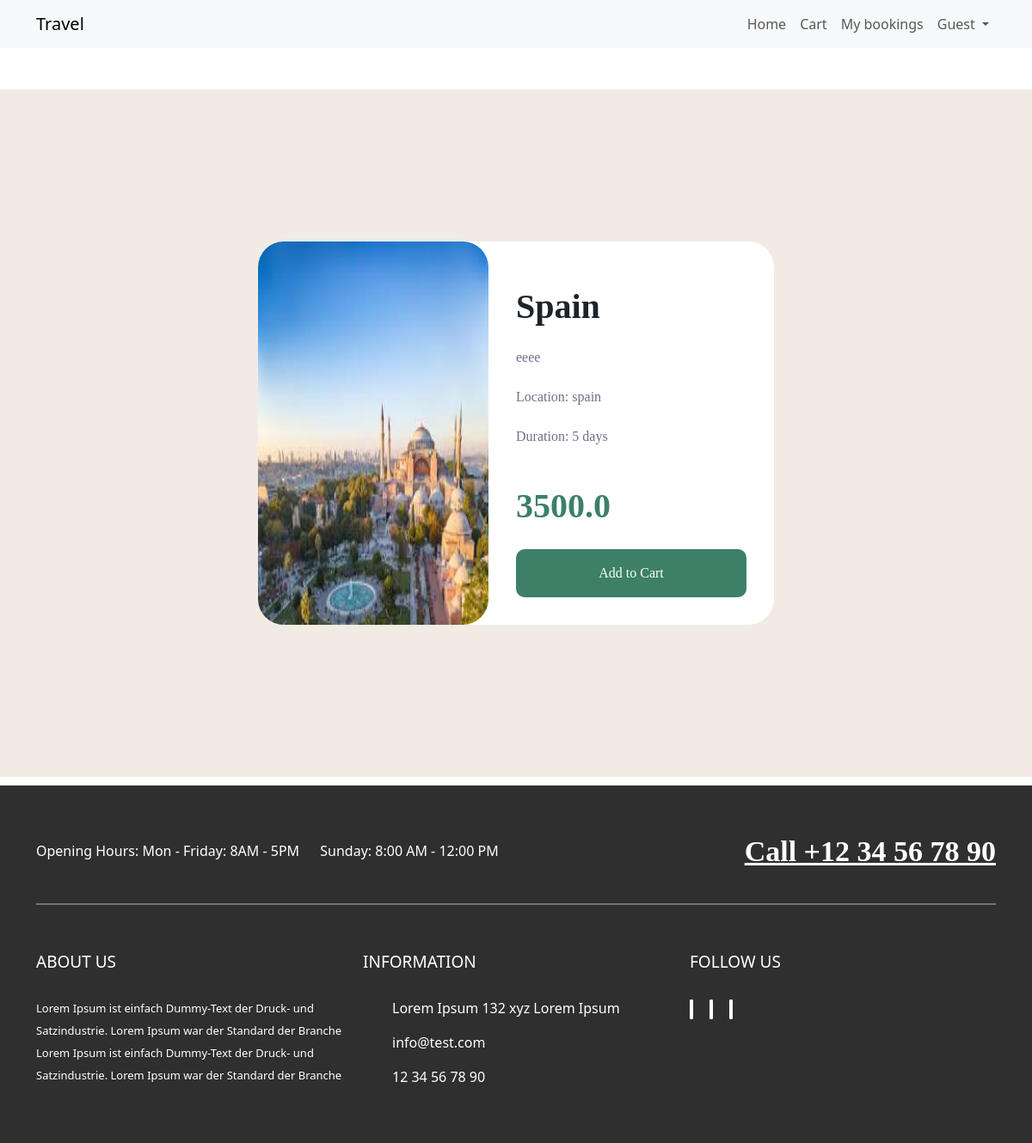
The page /travel/trip/3/view/ on the database its author committed.
### travel/models.py (models this page shows)
class Trip(models.Model):
    id = models.AutoField(primary_key=True)
    name = models.CharField(max_length=255)
    description = models.TextField()
    price = models.FloatField()
    duration_days = models.IntegerField()
    image = models.ImageField(null=True, blank=True, upload_to="trips/")
    location = models.CharField(max_length=255)

### travel/views.py (the view)
# urls.py: path('trip/<int:id>/view/', views.view_trip, name="view-trip"),
def view_trip(request, id):
    context = {
        'trip': Trip.objects.filter(id=id).first(),
    }
    return render(request, 'view-trip.html', context)

### travel/templates/view-trip.html (shortened to what this page needs)
{% extends "layouts/app.html" %}
{% load static %}
{% block content %}
  {% if trip %}
  <section class="view py-4">
    <article class="cards">
      <div class="left-card">
        <img
          class="poster-img1"
          src="{% if trip.image %}{{ trip.image.url }}{% else %}{% static 'no_image.jpg' %}{% endif %}"
          alt="{{ trip.name }}"
        />
      </div>
      <div class="right-card">
        <h1 class="main-title">{{ trip.name }}</h1>
        <p class="summary">
          {{ trip.description }}
        </p>
        <p class="summary">Location: {{ trip.location }}</p>
        <p class="summary">Duration: {{ trip.duration_days }} days</p>
        <div class="price">
          <p class="current-price">{{ trip.price }}</p>
        </div>
        <a href="{% url 'add_to_cart' trip.id %}" class="btn btn-sm btn-primary">Add to Cart</a>
      </div>
    </article>
  </section>
  {% endif %}
{% endblock %}

### travel/assets/style.css (style rules this page uses)
* { box-sizing: border-box; margin: 0; }
.view { font-family: "Montserrat", "Fraunces", "Open Sans", sans-serif; display: flex; justify-content: center; align-items: center; min-height: 100vh; background-color: #f2ebe3; }
.cards { width: 50vw; margin: 0 auto; display: flex; border-radius: 30px; background-color: #fff; }
.poster-img1 { width: 100%; height: 100%; border-radius: 30px; }
.left-card, .right-card { flex: 1; }
.right-card { margin: 2rem; display: flex; flex-direction: column; align-items: flex-start; overflow: hidden; }
.main-title { font-family: "Fraunces"; font-weight: 700; font-size: 2.5rem; color: #1c232b; margin: 0.5em 0; }
.summary { font-family: "Montserrat"; font-weight: 500; font-size: 1rem; line-height: 30px; color: #6c7289; }
.price { display: inline-flex; align-items: center; }
.current-price { font-family: "Fraunces"; font-weight: 700; font-size: 2.5rem; color: #3c8067; margin: 0.5em 0.5em 0.5em 0; }
.btn { font-family: "Montserrat"; font-weight: 500; font-size: 1rem; width: 100%; color: #fff; background-color: #3c8067; padding: 1em; border-radius: 10px; border:none; transition: 0.5s; }

### rows shown on the page
Trip: image (picture), name "Spain", description "eeee", location "spain", duration_days "5", price "3500.0"
